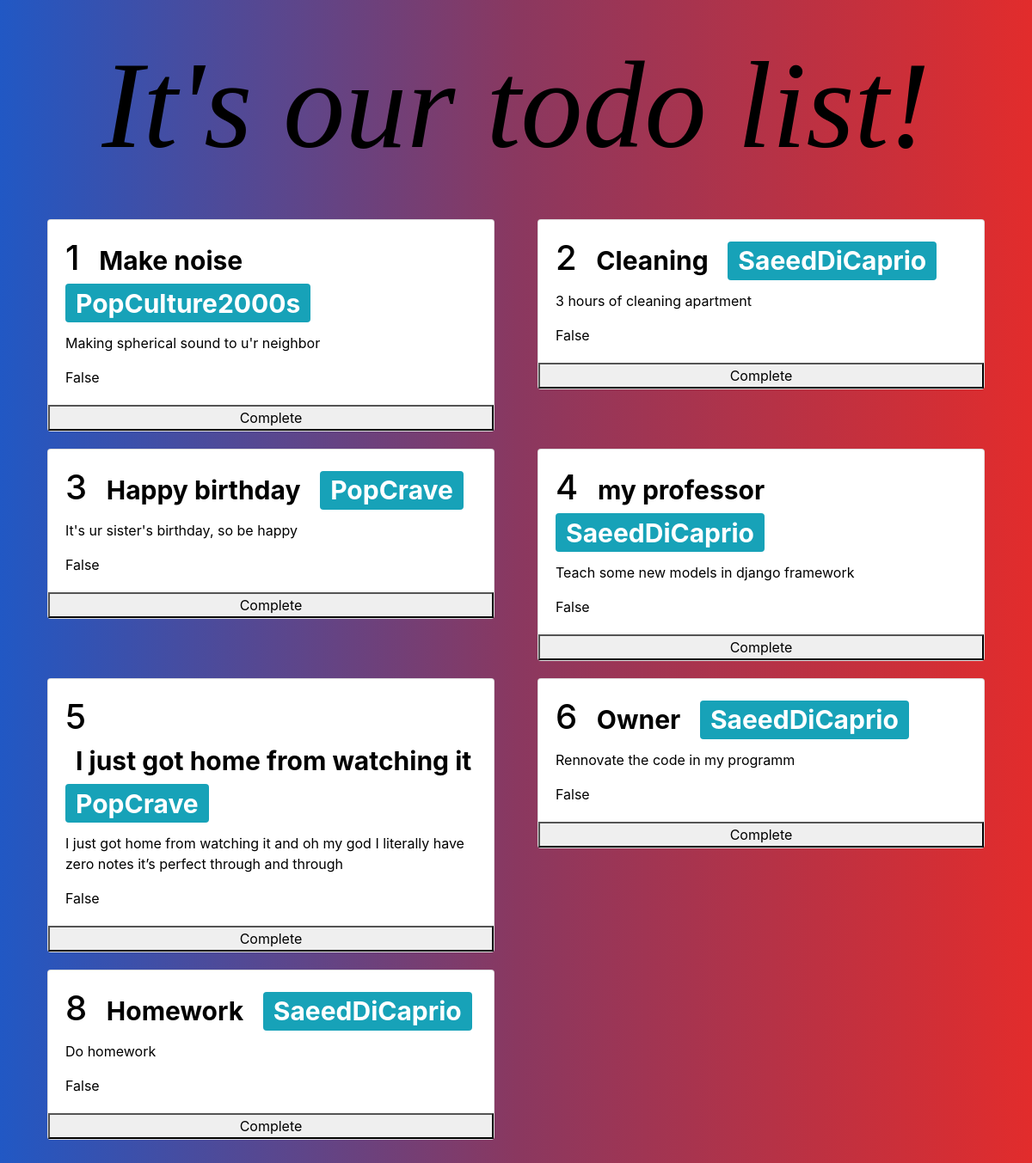
Page /todos/ on the earlier database version.
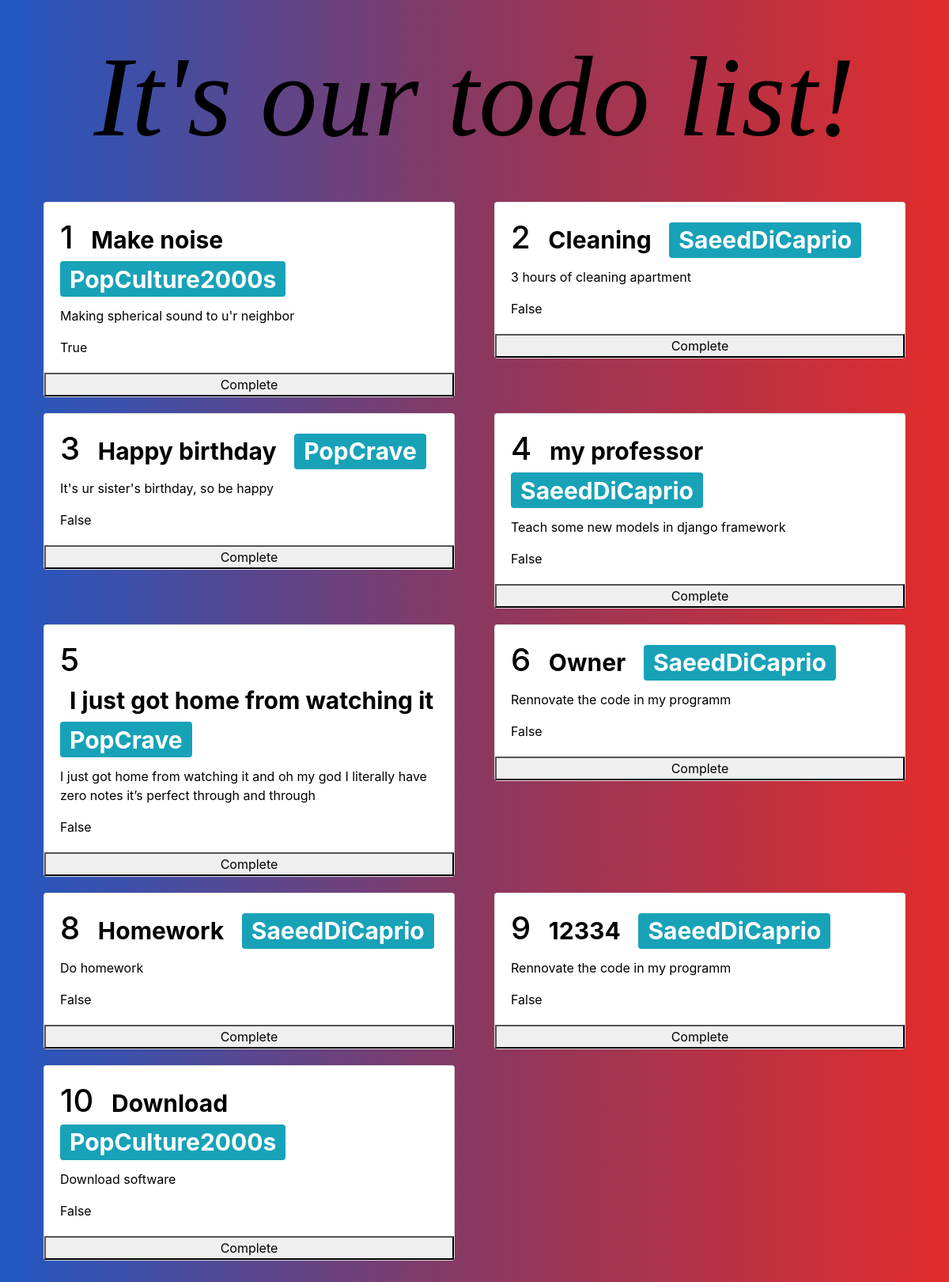
Same page on the later database version.
### todos/models.py (models this page shows)
class Todo(models.Model):
    name = models.CharField(max_length=128)
    description = models.CharField(max_length=255)
    user = models.ForeignKey(User, on_delete=models.CASCADE)
    completed = models.BooleanField(default=False)

### todos/views/todos.py (the view)
# urls.py: path('todos/', include('todos.urls.todos')),
def todos(request):
    if request.method == "GET":
        return render(request, 'todos.html', {'todos': Todo.objects.all()})

### todos/templates/todos.html
{% extends "base.html" %}
{% block content %}
    {% for todo in todos %}
        {% include "includes/todo.html" %}
    {% endfor %}
{% endblock %}

### todos/templates/base.html (shortened to what this page needs)
<!DOCTYPE html>
<html lang="en">
<head>
    {% load static %}
    <link rel="stylesheet"  href="{% static 'css/styles.css' %}">
    <link rel="stylesheet" href="https://cdn.jsdelivr.net/npm/bootstrap@4.0.0/dist/css/bootstrap.min.css"
>
</head>
<body class="body-style">
    <h1 class="header-style">It's our todo list!</h1>
    <div class="container">
        <div class="row content">
        {% block content %}{% endblock %}
        </div>
    </div>
</body>
</html>

### todos/templates/includes/todo.html
<div class="col-sm-6">
    <div class="card post-card todo-style">
        <div class="card-body">
            <h1 class="card-title">{{todo.id}}
                <span class="badge text-bg-info" data-post-id="{{todo.name}}">{{todo.name}}</span>
                <span class="badge badge-info">{{todo.user}}</span>
            </h1>
            <p class="card-text">{{todo.description}}</p>
            <p class="card-text">{{todo.completed}}</p>
        </div>
         <button data-id="{{todo.id}}">Complete</button>
    </div>
</div>

### todos/static/css/styles.css (style rules this page uses)
.header-style { color: black; text-align:center; font: italic 9em "Fira Sans", serif; margin: 40px }
.content { margin: 30px; }
.todo-style { color: black; margin: 10px }
.body-style { background: -webkit-linear-gradient(90deg, #2158c4,#8a3860,#e22c2c); background: linear-gradient(90deg, #2158c4,#8a3860,#e22c2c); }

Differences in the rows shown:
changed Todo "Make noise": completed "False" → "True"
added Todo: id "9", name "12334", user "SaeedDiCaprio", description "Rennovate the code in my programm", completed "False"
added Todo: id "10", name "Download", user "PopCulture2000s", description "Download software", completed "False"
